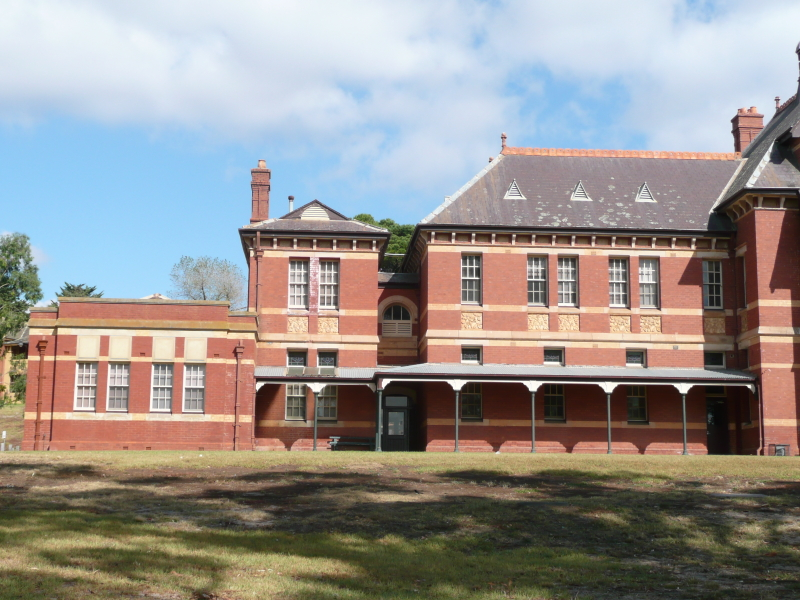
#> input picture 03_computer_vision/02_canny_edge_detector/building.jpg, 800 x 600 px
$ python code.py
#> lines starting #> are read from the running program, lines starting #| are printed output that depends on the picture
import cv2
import numpy as np
import matplotlib.pyplot as plt

# part 1 : convolution_2D
def convolution_2D(arr, kernel, border_type):
    """Calculate the 2D convolution kernel*arr
    :param arr: numpy.array(float), input array
    :param kernel: numpy.array(float), convolution kernel of nxn size (only odd dimensions are allowed)
    :param border_type: int, padding method (OpenCV)
    :return: conv_arr: numpy.array(float), convolution output
    """
    # Check if kernel is square and odd-sized
    assert kernel.shape[0] == kernel.shape[1] and kernel.shape[0] % 2 != 0, "Kernel must be square with odd dimensions"

    # Flip the kernel
    kernel = np.flipud(np.fliplr(kernel))

    # Calculate padding half the size of the kernel to have the same size as the input array
    pad = kernel.shape[0] // 2

    def convolve_single_channel(padded_arr, kernel):
        # Get shapes
        k_h, k_w = kernel.shape
        p_h, p_w = padded_arr.shape

        '''view_shape is a tuple that describes a 4D array where the first two dimensions
        correspond to the number of positions the kernel can be applied to,
        and the last two dimensions correspond to the size of the kernel itself.'''
        view_shape = tuple(np.subtract(padded_arr.shape, kernel.shape) + 1) + kernel.shape
        # Strides are the number of bytes to step in each dimension when traversing an array.
        strides = padded_arr.strides + padded_arr.strides

        ''' a collection of sub-matrices, each of which is the same size as the kernel.
        These sub-matrices represent all the possible positions the kernel can be applied to the padded array.'''
        sub_matrices = np.lib.stride_tricks.as_strided(padded_arr, view_shape, strides)

        # Perform convolution using matrix multiplication
        '''The notation 'ijkl,kl->ij' directs einsum to take a tensor A of shape (i, j, k, l)
        and a matrix B of shape (k, l).
        It multiplies A and B over the shared dimensions k and l, and sums over these dimensions.
        The result has shape (i, j), where dimensions k and l have been reduced.'''
        return np.einsum('ijkl,kl->ij', sub_matrices, kernel)

    # add padding and convolve over 3D array or 2D array
    if len(arr.shape) == 3:
        result = np.zeros_like(arr)
        for channel in range(arr.shape[2]):
            padded_channel = cv2.copyMakeBorder(arr[:,:,channel], pad, pad, pad, pad, border_type) # same pad top bottom left right
            result[:,:,channel] = convolve_single_channel(padded_channel, kernel)
        return result
    else:
        padded_arr = cv2.copyMakeBorder(arr, pad, pad, pad, pad, border_type)
        return convolve_single_channel(padded_arr, kernel)

# part 2 : Noise Reduction
def gaussian_kernel_2D(ksize, sigma):
    """
        Calculate a 2D Gaussian kernel using the outer product of a 1D Gaussian kernel
    :param ksize: int, size of 2d kernel, always needs to be an odd number
    :param sigma: float, standard deviation of gaussian
        :return: numpy.array(float), ksize x ksize gaussian kernel with mean=0
    """
    assert ksize % 2 != 0 and ksize > 0, "ksize must be an odd positive non-zero number"
    assert sigma > 0, "sigma must be a positive non-zero number"

    # Create a 1D coordinate array centered on zero, e.g., [-1, 0, 1] for ksize=3
    coord = np.arange(ksize) - (ksize - 1) / 2

    # Calculate the 1D Gaussian kernel
    kernel_1d = np.exp(-(coord**2) / (2 * sigma**2))

    # In mathematical terms, a Gaussian function includes a normalization factor of 1/(sqrt(2πσ^2))
    # to ensure the total area under the curve is 1. In code, we achieve this normalization by
    # dividing the kernel by its sum, which ensures the kernel sums to 1 for discrete convolution.
    kernel_1d = kernel_1d / kernel_1d.sum() #

    # Calculate the 2D Gaussian kernel using the outer product
    kernel_2d = np.outer(kernel_1d, kernel_1d)

    # Check if the kernel sums to 1 (within floating-point precision)
    kernel_sum = np.sum(kernel_2d)
    assert np.isclose(kernel_sum, 1.0), f"Warning: Kernel sum is {kernel_sum}, which is not exactly 1."

    return kernel_2d


# Example usage for noise reduction
image = cv2.imread('building.jpg')
#> image is the input picture: shape (600, 800, 3); mean B, G, R 142.7, 146.1, 151
# Convert BGR to RGB for correct color display in matplotlib
image_rgb = cv2.cvtColor(image, cv2.COLOR_BGR2RGB)

# Create a Gaussian kernel
ksize = 3
sigma = 1.0
gaussian_kernel = gaussian_kernel_2D(ksize, sigma)

# Apply noise reduction using the manual Gaussian kernel and manual convolution_2D
blurred_image = convolution_2D(image, gaussian_kernel, cv2.BORDER_REPLICATE)
#> the loop in convolution_2D, `for channel in range(arr.shape[2]):` made 3 passes
#> pass 1, in convolution_2D, `padded_channel = cv2.copyMakeBorder(arr[:,:,channel], pad, pad, pad, p..`:
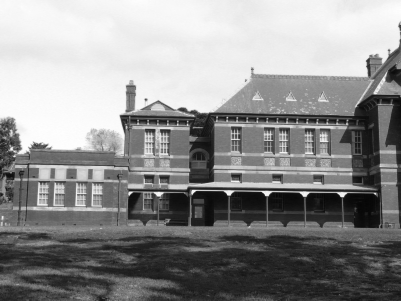
#> padded_channel: shape (602, 802) (shown at 1/2 size); min 3, max 255, mean 142.6

# OpenCV's GaussianBlur for comparison
opencv_blurred = cv2.GaussianBlur(image, (3, 3), 1, borderType=cv2.BORDER_REPLICATE)

# Plot the results
plt.figure(figsize=(18, 6))

plt.subplot(131)
plt.imshow(image_rgb)
plt.title('Original Image')
plt.axis('off')

plt.subplot(132)
plt.imshow(cv2.cvtColor(blurred_image.astype(np.uint8), cv2.COLOR_BGR2RGB))
plt.title('Manual Gaussian Blur')
plt.axis('off')

plt.subplot(133)
plt.imshow(cv2.cvtColor(opencv_blurred, cv2.COLOR_BGR2RGB))
plt.title('OpenCV GaussianBlur')
plt.axis('off')

plt.tight_layout()
plt.show()

# Part 3 : image Gradient
def sobel_x(arr):
    """
        Calculate the 1st order partial derivatives along x-axis
    :param arr: numpy.array(float), input image
    :return:
        dx: numpy.array(float), output partial derivative
    """
    sobel_x_kernel = np.array([[-1, 0, 1],
                               [-2, 0, 2],
                               [-1, 0, 1]])
    dx = convolution_2D(arr, sobel_x_kernel, cv2.BORDER_REPLICATE)
    # Normalize the output to the range (-1, 1] to retain relative edge strength
    return dx / np.max(np.abs(dx))

def sobel_y(arr):
    """
        Calculate the 1st order partial derivatives along y-axis
    :param arr: numpy.array(float), input image
    :return:
        dy: numpy.array(float), output partial derivatives
    """
    sobel_y_kernel = np.array([[-1, -2, -1],
                               [0, 0, 0],
                               [1, 2, 1]])
    dy = convolution_2D(arr, sobel_y_kernel, cv2.BORDER_REPLICATE)
    return dy / np.max(np.abs(dy))

def calculate_gradient(dx, dy):
    """Calculate gradient magnitude and direction
    :param dx: numpy.array(float), x-derivative
    :param dy: numpy.array(float), y-derivative
    :return: magnitude, direction
    """
    magnitude = np.sqrt(dx**2 + dy**2)
    magnitude = magnitude / np.max(magnitude)  # Normalize to [0, 1]
    direction = np.arctan2(dy, dx) * 180 / np.pi  # Convert to degrees
    return magnitude, direction

def direction_to_hsv(magnitude, direction):
    """Convert gradient magnitude and direction to HSV image with white background
    :param magnitude: numpy.array(float), gradient magnitude
    :param direction: numpy.array(float), gradient direction in degrees
    :return: hsv_image
    """
    hsv = np.zeros((*magnitude.shape, 3), dtype=np.uint8)  # Shape: (height, width, 3) for HSV channels
    hsv[..., 0] = (direction + 180) * 179 / 360  # hue : Convert direction (-180 to 180) to hue (0 to 179)
    hsv[..., 1] = (magnitude * 255).astype(np.uint8)  # Saturation scaling the normalized magnitude (0 to 1) to the range 0 to 255
    hsv[..., 2] = 255  # Value (always white background)
    return hsv

# sobel x and y
image = cv2.imread('building.jpg', cv2.IMREAD_GRAYSCALE)
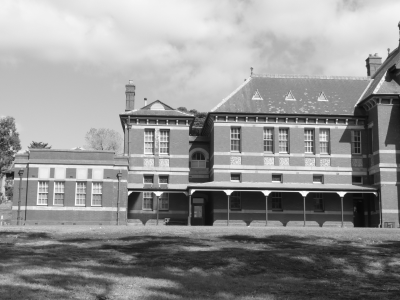
#> image: shape (600, 800) (shown at 1/2 size); min 8, max 254, mean 147.2

# Apply noise reduction using the manual Gaussian kernel and manual convolution_2D
blurred_image = convolution_2D(image, gaussian_kernel, cv2.BORDER_REPLICATE)

# Calculate Sobel derivatives
dx = sobel_x(blurred_image)
dy = sobel_y(blurred_image)

# Plot the Sobel X and Y images in a 1x2 grid
plt.figure(figsize=(12, 6))

plt.subplot(121)
plt.imshow(dx, cmap='gray')
plt.title('Sobel X')
plt.axis('off')

plt.subplot(122)
plt.imshow(dy, cmap='gray')
plt.title('Sobel Y')
plt.axis('off')

plt.tight_layout()
plt.show()

# Calculate gradient magnitude and direction
magnitude, direction = calculate_gradient(dx, dy)

# Convert direction to HSV
hsv_direction = direction_to_hsv(magnitude, direction)
rgb_direction = cv2.cvtColor(hsv_direction, cv2.COLOR_HSV2RGB)
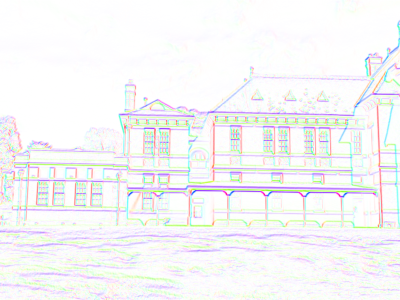
#> rgb_direction: shape (600, 800, 3) (shown at 1/2 size); mean R, G, B 245.3, 245.4, 246.1

# Plot the Gradient Magnitude and Direction in a 1x2 grid
plt.figure(figsize=(12, 6))

plt.subplot(121)
plt.imshow(magnitude, cmap='gray')
plt.title('Gradient Magnitude')
plt.axis('off')

plt.subplot(122)
plt.imshow(rgb_direction)
plt.title('Gradient Direction')
plt.axis('off')

plt.tight_layout()
plt.show()

# part 4 : non-maximum suppression
def non_maximum_suppression(arr_mag, arr_dir):
    """
        Find all local maxima along image gradient direction
    :param arr_mag: numpy.array(float), input image gradient magnitude
    :param arr_dir: numpy.array(float), input image gradient direction
    :return:
        arr_local_maxima: numpy.array(float)
    """

    h, w = arr_mag.shape
    arr_local_maxima = np.zeros((h, w), dtype=arr_mag.dtype)

    # Quantize the directions into 8 bins (0-7), each covering 45 degrees
    # Adjust angles to range [0, 360) and shift by 22.5 to center bins
    # Use modulo 360 to wrap angles within [0, 360) and modulo 8 to cycle through 8 direction bins
    direction_quantized = (((arr_dir + 22.5) % 360) // 45).astype(int) % 8

    for i in range(8):
        # Create a mask for pixels in the current direction bin
        mask = (direction_quantized == i)

        # Initialize shifted arrays for neighbor comparisons
        shifted_plus = np.zeros_like(arr_mag)
        shifted_minus = np.zeros_like(arr_mag)

        if i == 0:
            # Direction 0 (0 degrees): Horizontal (left-right)
            shifted_plus[:, :-1] = arr_mag[:, 1:]    # Right neighbor
            shifted_minus[:, 1:] = arr_mag[:, :-1]   # Left neighbor
        elif i == 1:
            # Direction 1 (45 degrees): Diagonal (upper-right to lower-left)
            shifted_plus[:-1, :-1] = arr_mag[1:, 1:]     # Lower-right neighbor
            shifted_minus[1:, 1:] = arr_mag[:-1, :-1]    # Upper-left neighbor
        elif i == 2:
            # Direction 2 (90 degrees): Vertical (up-down)
            shifted_plus[:-1, :] = arr_mag[1:, :]    # Bottom neighbor
            shifted_minus[1:, :] = arr_mag[:-1, :]   # Top neighbor
        elif i == 3:
            # Direction 3 (135 degrees): Diagonal (upper-left to lower-right)
            shifted_plus[:-1, 1:] = arr_mag[1:, :-1]     # Lower-left neighbor
            shifted_minus[1:, :-1] = arr_mag[:-1, 1:]    # Upper-right neighbor
        elif i == 4:
            # Direction 4 (180 degrees): Horizontal (left-right)
            shifted_plus[:, 1:] = arr_mag[:, :-1]    # Left neighbor
            shifted_minus[:, :-1] = arr_mag[:, 1:]   # Right neighbor
        elif i == 5:
            # Direction 5 (225 degrees): Diagonal (lower-left to upper-right)
            shifted_plus[1:, 1:] = arr_mag[:-1, :-1]     # Upper-left neighbor
            shifted_minus[:-1, :-1] = arr_mag[1:, 1:]    # Lower-right neighbor
        elif i == 6:
            # Direction 6 (270 degrees): Vertical (up-down)
            shifted_plus[1:, :] = arr_mag[:-1, :]    # Top neighbor
            shifted_minus[:-1, :] = arr_mag[1:, :]   # Bottom neighbor
        elif i == 7:
            # Direction 7 (315 degrees): Diagonal (lower-right to upper-left)
            shifted_plus[1:, :-1] = arr_mag[:-1, 1:]     # Upper-right neighbor
            shifted_minus[:-1, 1:] = arr_mag[1:, :-1]    # Lower-left neighbor

        # Suppress non-maxima by keeping only the local maxima along the gradient direction
        # cond is a boolean array indicating local maxima
        cond = (arr_mag >= shifted_plus) & (arr_mag >= shifted_minus) & mask
        arr_local_maxima[cond] = arr_mag[cond]

    return arr_local_maxima

# Apply non-maximum suppression
suppressed = non_maximum_suppression(magnitude, direction)
#> in non_maximum_suppression, `direction_quantized = (((arr_dir + 22.5) % 360) // 45).astype(int) % 8`:
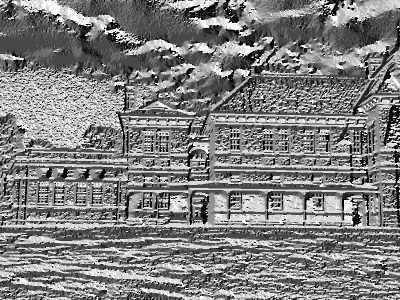
#> direction_quantized: shape (600, 800) int64 (shown at 1/2 size); min 0, max 7, mean 3.53; drawn with min black and max white
#> the loop in non_maximum_suppression, `for i in range(8):` made 8 passes
#> pass 1, in non_maximum_suppression, `mask = (direction_quantized == i)`:
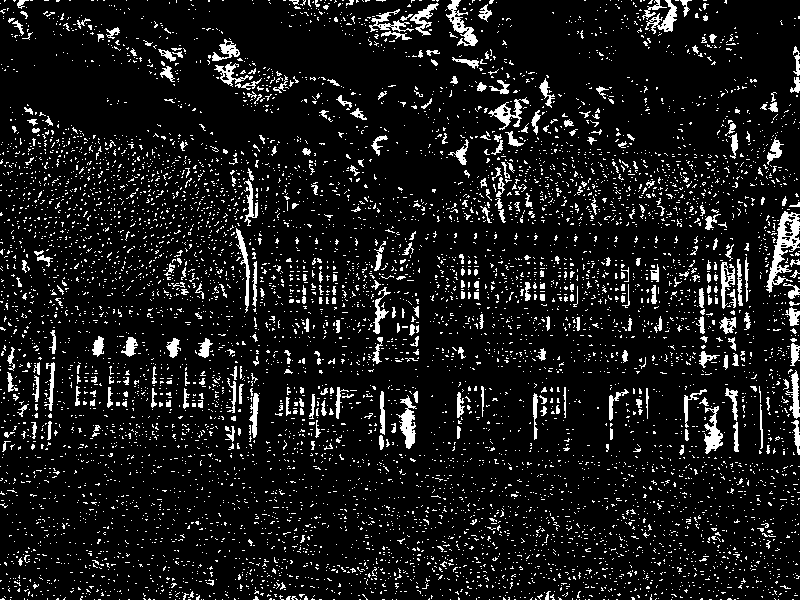
#> mask: shape (600, 800) bool; 9.5% white in thin lines or dots
#> after the loop in non_maximum_suppression, `for i in range(8):`:
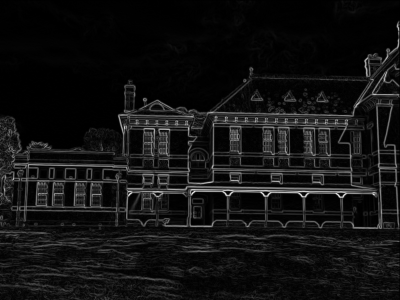
#> shifted_plus: shape (600, 800) float64 (shown at 1/2 size); min 0, max 1, mean 0.0734

# Plot the results
plt.figure(figsize=(10, 5))  # Adjusted figure size for two plots

plt.subplot(121)
plt.imshow(magnitude, cmap='gray')
plt.title('Gradient Magnitude')
plt.axis('off')

plt.subplot(122)
plt.imshow(suppressed, cmap='gray')
plt.title('Non-Maximum Suppression')
plt.axis('off')

plt.tight_layout()
plt.show()

# part 5: hysteresis_thresholding
def hysteresis_thresholding(arr, low_ratio, high_ratio):
    """
        Use the low and high ratios to threshold the non-maximum suppression image and then link
        non-weak edges
    :param arr: numpy.array(float), input non-maximum suppression image
    :param low_ratio: float, low threshold ratio
    :param high_ratio: float, high threshold ratio
    :return:
        edges: numpy.array(uint8), output edges
    """
    # Calculate thresholds
    high_threshold = arr.max() * high_ratio
    low_threshold = arr.max() * low_ratio

    # Initialize output
    strong_edges = (arr > high_threshold)
    weak_edges = (arr > low_threshold) & (arr <= high_threshold)
    edges = np.zeros(arr.shape, dtype=np.uint8)
    edges[strong_edges] = 255

    # Recursive function to link edges
    def link_edges(i, j):
        # If the current pixel is already marked as a strong edge, return
        if edges[i, j] == 255:
            return
        # Mark the current pixel as a strong edge
        edges[i, j] = 255
        # Get the dimensions of the edges array
        h, w = edges.shape
        # Iterate over the 3x3 neighborhood of the current pixel
        for di in [-1, 0, 1]:
            for dj in [-1, 0, 1]:
                # Calculate the neighbor's indices
                ni, nj = i + di, j + dj
                # Check if the neighbor is within the image boundaries
                if 0 <= ni < h and 0 <= nj < w and weak_edges[ni, nj]:
                    # If the neighbor is a weak edge, recursively link it
                    link_edges(ni, nj)

    # Iterate over each pixel in the edges array
    for i in range(edges.shape[0]):
        for j in range(edges.shape[1]):
            # If the current pixel is a strong edge
            if strong_edges[i, j]:
                # Start linking process from this strong edge
                link_edges(i, j)

    return edges

# Apply hysteresis thresholding
low_ratio = 0.1
high_ratio = 0.2
edges = hysteresis_thresholding(suppressed, low_ratio, high_ratio)
#> in hysteresis_thresholding, `high_threshold = arr.max() * high_ratio`: high_threshold = 0.2
#> in hysteresis_thresholding, `low_threshold = arr.max() * low_ratio`: low_threshold = 0.1
#> edges: shape (600, 800); 5.1% white in thin lines or dots

# OpenCV's Canny Edge Detector
opencv_edges = cv2.Canny(image=blurred_image.astype(np.uint8), threshold1=100, threshold2=200)
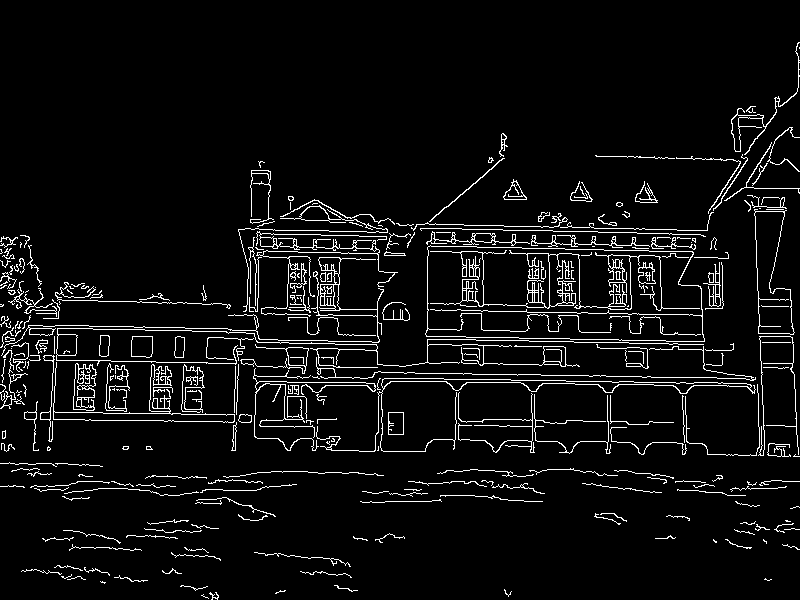
#> opencv_edges: shape (600, 800); 5.6% white in thin lines or dots

# Plot the results
plt.figure(figsize=(15, 5))

plt.subplot(121)
plt.imshow(edges, cmap='gray')
plt.title('Custom Canny Edge Detector')
plt.axis('off')

plt.subplot(122)
plt.imshow(opencv_edges, cmap='gray')
plt.title('OpenCV Canny Edge Detector')
plt.axis('off')

plt.tight_layout()
plt.show()

# part 6: fltatened_convolution_2D
def flattened_convolution_2D(arr, kernel, border_type):
    """Calculate the 2D convolution kernel*arr using flattened convolution operation
    :param arr: numpy.array(float), input array
    :param kernel: numpy.array(float), convolution kernel of nxn size (only odd dimensions are allowed)
    :param border_type: int, padding method (OpenCV)
    :return: conv_arr: numpy.array(float), convolution output
    """
    # Check if kernel is square and odd-sized
    assert kernel.shape[0] == kernel.shape[1] and kernel.shape[0] % 2 != 0, "Kernel must be square with odd dimensions"

    # Flip the kernel
    kernel = np.flipud(np.fliplr(kernel))

    # Calculate padding: half the size of the kernel to ensure the output has the same size as the input array
    pad = kernel.shape[0] // 2

    def convolve_single_channel(padded_arr, kernel):
        # Get kernel height and width
        k_h, k_w = kernel.shape

        # Initialize the result array
        # result_h and result_w are set to match the original image dimensions
        result_h, result_w = padded_arr.shape[0] - 2 * pad, padded_arr.shape[1] - 2 * pad
        result = np.zeros((result_h, result_w))

        # Flatten the kernel into a 1D array
        kernel_flat = kernel.flatten()

        # Perform flattened convolution by sliding the kernel over the input array
        for i in range(result_h):
            for j in range(result_w):
                # Extract the sub-matrix corresponding to the current position of the kernel
                sub_matrix = padded_arr[i:i + k_h, j:j + k_w]

                # Flatten the sub-matrix and compute the dot product with the flattened kernel
                sub_matrix_flat = sub_matrix.flatten()
                result[i, j] = np.dot(sub_matrix_flat, kernel_flat)

        return result

    # Add padding and convolve over a 3D array (e.g., color image) or 2D array (e.g., grayscale image)
    if len(arr.shape) == 3:
        result = np.zeros_like(arr)
        for channel in range(arr.shape[2]):
            # Pad the channel with the specified border type
            padded_channel = cv2.copyMakeBorder(arr[:, :, channel], pad, pad, pad, pad, border_type)
            # Convolve the padded channel with the kernel
            result[:, :, channel] = convolve_single_channel(padded_channel, kernel)
        return result
    else:
        # For 2D arrays (grayscale images)
        padded_arr = cv2.copyMakeBorder(arr, pad, pad, pad, pad, border_type)
        return convolve_single_channel(padded_arr, kernel)

image = cv2.imread('building.jpg')
# Convert BGR to RGB for correct color display in matplotlib
image_rgb = cv2.cvtColor(image, cv2.COLOR_BGR2RGB)

# Create a Gaussian kernel
ksize = 3
sigma = 1.0
gaussian_kernel = gaussian_kernel_2D(ksize, sigma)

# Apply noise reduction using the manual Gaussian kernel and manual convolution_2D
blurred_image_with_flattened = flattened_convolution_2D(image, gaussian_kernel, cv2.BORDER_REPLICATE)

# OpenCV's GaussianBlur for comparison
opencv_blurred = cv2.GaussianBlur(image, (3, 3), 1, borderType=cv2.BORDER_REPLICATE)

# Plot the results
plt.figure(figsize=(18, 6))

plt.subplot(131)
plt.imshow(image_rgb)
plt.title('Original Image')
plt.axis('off')

plt.subplot(132)
plt.imshow(cv2.cvtColor(blurred_image_with_flattened.astype(np.uint8), cv2.COLOR_BGR2RGB))
plt.title('Manual Gaussian Blur with flattened convolution')
plt.axis('off')

plt.subplot(133)
plt.imshow(cv2.cvtColor(opencv_blurred, cv2.COLOR_BGR2RGB))
plt.title('OpenCV GaussianBlur')
plt.axis('off')

plt.tight_layout()
plt.show()
